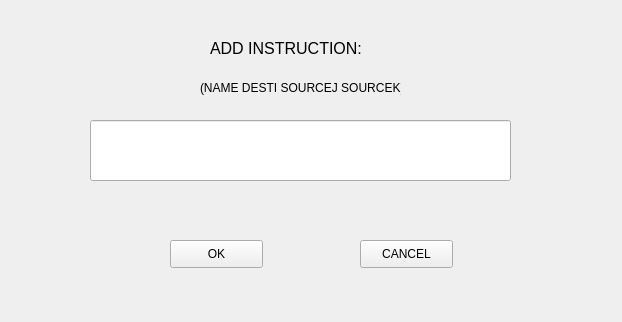
<?xml version="1.0" encoding="UTF-8"?>
<ui version="4.0">
 <class>addOpsWidget</class>
 <widget class="QWidget" name="addOpsWidget">
  <property name="geometry">
   <rect>
    <x>0</x>
    <y>0</y>
    <width>622</width>
    <height>322</height>
   </rect>
  </property>
  <property name="windowTitle">
   <string>Form</string>
  </property>
  <widget class="QLabel" name="addOpsLabel">
   <property name="geometry">
    <rect>
     <x>210</x>
     <y>40</y>
     <width>191</width>
     <height>16</height>
    </rect>
   </property>
   <property name="font">
    <font>
     <pointsize>12</pointsize>
    </font>
   </property>
   <property name="text">
    <string>ADD INSTRUCTION:</string>
   </property>
  </widget>
  <widget class="QPushButton" name="okButton">
   <property name="geometry">
    <rect>
     <x>170</x>
     <y>240</y>
     <width>93</width>
     <height>28</height>
    </rect>
   </property>
   <property name="text">
    <string>OK</string>
   </property>
  </widget>
  <widget class="QPushButton" name="cancelButton">
   <property name="geometry">
    <rect>
     <x>360</x>
     <y>240</y>
     <width>93</width>
     <height>28</height>
    </rect>
   </property>
   <property name="text">
    <string>CANCEL</string>
   </property>
  </widget>
  <widget class="QLabel" name="formLabel">
   <property name="geometry">
    <rect>
     <x>200</x>
     <y>80</y>
     <width>201</width>
     <height>16</height>
    </rect>
   </property>
   <property name="text">
    <string>(NAME DESTI SOURCEJ SOURCEK)</string>
   </property>
  </widget>
  <widget class="QLineEdit" name="addOpsEdit">
   <property name="geometry">
    <rect>
     <x>90</x>
     <y>120</y>
     <width>421</width>
     <height>61</height>
    </rect>
   </property>
   <property name="font">
    <font>
     <pointsize>16</pointsize>
    </font>
   </property>
  </widget>
 </widget>
 <resources/>
 <connections/>
</ui>
